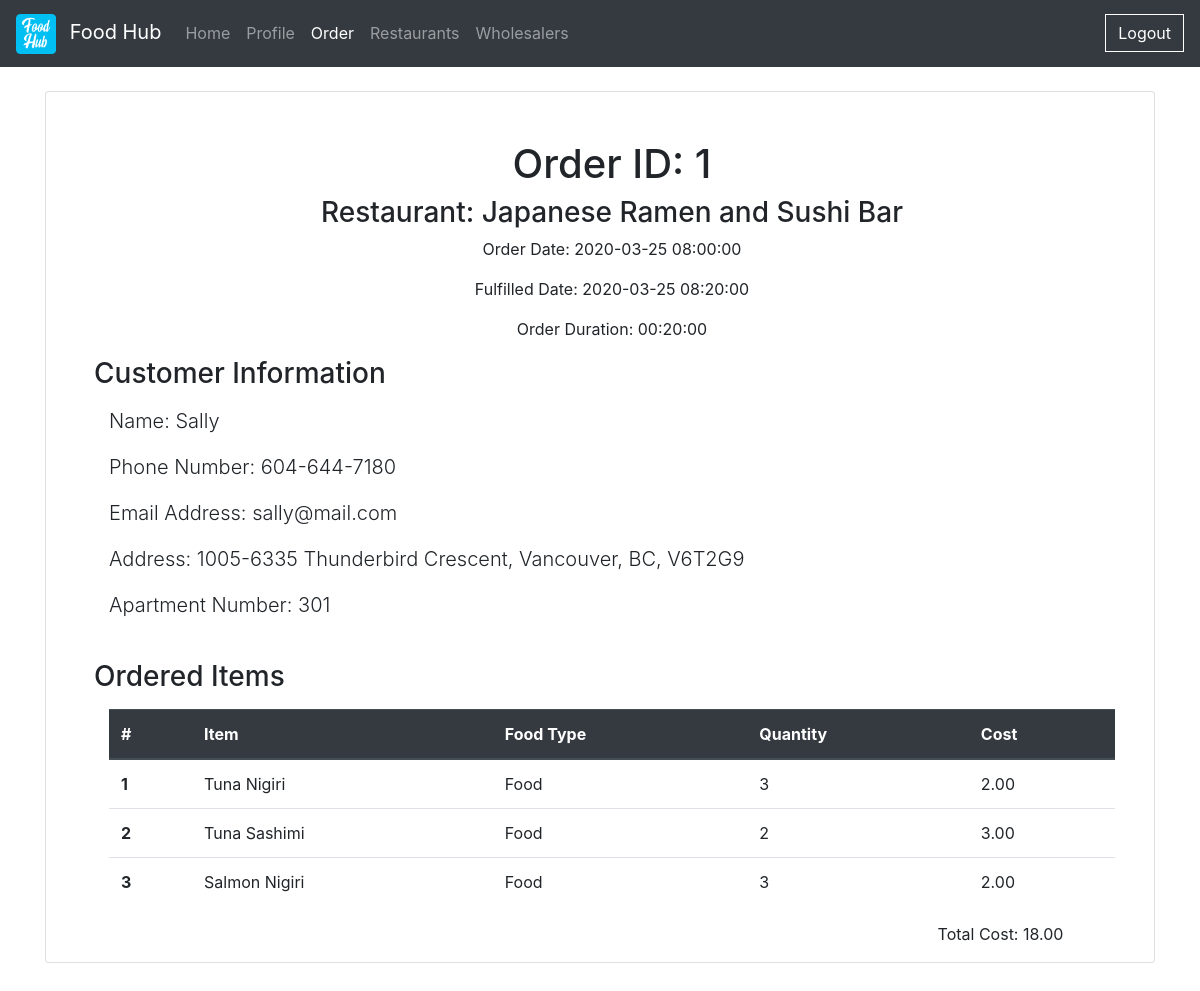
Page /foodorder.php?ID=1 (signed in) on the committed database.
### tables this page shows
CREATE TABLE IF NOT EXISTS `foodorder` (
  `OID` int(11) NOT NULL AUTO_INCREMENT,
  `CustomerUID` int(11) DEFAULT NULL,
  `RestaurantUID` int(11) DEFAULT NULL,
  `OrderDate` datetime NOT NULL,
  `FulfilledDate` datetime NOT NULL,
  PRIMARY KEY (`OID`),
  KEY `CustomerUID` (`CustomerUID`),
  KEY `RestaurantUID` (`RestaurantUID`),
  KEY `OrderDate` (`OrderDate`,`FulfilledDate`)
);

CREATE TABLE IF NOT EXISTS `restaurant` (
  `UID` int(11) NOT NULL AUTO_INCREMENT,
  `AID` int(11) NOT NULL,
  `Name` varchar(32) NOT NULL,
  `PhoneNumber` varchar(11) NOT NULL,
  `EmailAddress` varchar(64) NOT NULL,
  `Password` varchar(64) DEFAULT NULL,
  PRIMARY KEY (`UID`),
  UNIQUE KEY `EmailAddress` (`EmailAddress`),
  KEY `AID` (`AID`)
);

CREATE TABLE IF NOT EXISTS `orderduration` (
  `OrderDate` datetime NOT NULL,
  `FulfilledDate` datetime NOT NULL DEFAULT '1000-01-01 00:00:00',
  `OrderDuration` int(11) NOT NULL DEFAULT '-1',
  PRIMARY KEY (`OrderDate`,`FulfilledDate`)
);

CREATE TABLE IF NOT EXISTS `customer` (
  `UID` int(11) NOT NULL AUTO_INCREMENT,
  `AID` int(11) NOT NULL,
  `Name` varchar(32) NOT NULL,
  `PhoneNumber` varchar(11) NOT NULL,
  `EmailAddress` varchar(64) NOT NULL,
  `Password` varchar(64) DEFAULT NULL,
  PRIMARY KEY (`UID`),
  UNIQUE KEY `EmailAddress` (`EmailAddress`),
  KEY `AID` (`AID`)
);

CREATE TABLE IF NOT EXISTS `address` (
  `AID` int(11) NOT NULL AUTO_INCREMENT,
  `Street` varchar(32) DEFAULT NULL,
  `HouseNumber` int(11) NOT NULL,
  `ApartmentNumber` int(11) NOT NULL DEFAULT '-1',
  `PostalCode` char(6) NOT NULL,
  PRIMARY KEY (`AID`),
  KEY `PostalCode` (`PostalCode`)
);

CREATE TABLE IF NOT EXISTS `postalcode` (
  `PostalCode` char(6) NOT NULL,
  `Province` enum('BC','AB','SK','MB','ON','QC','NL','NS','PE','NB','NT','YT','NU') DEFAULT NULL,
  `City` varchar(32) DEFAULT NULL,
  PRIMARY KEY (`PostalCode`)
);

CREATE TABLE IF NOT EXISTS `foodorderitems` (
  `OID` int(11) NOT NULL,
  `UID` int(11) NOT NULL,
  `IID` int(11) NOT NULL,
  `Amount` int(11) NOT NULL,
  PRIMARY KEY (`OID`,`UID`,`IID`),
  KEY `UID` (`UID`,`IID`)
);

CREATE TABLE IF NOT EXISTS `menuitem` (
  `UID` int(11) NOT NULL,
  `IID` int(11) NOT NULL,
  `Name` varchar(32) NOT NULL,
  `Price` decimal(10,2) DEFAULT NULL,
  `FoodType` enum('Dessert','Food','Drink') DEFAULT NULL,
  PRIMARY KEY (`UID`,`IID`)
);

### includes/foodorder.inc.php (the view, shortened to what this page needs)
<?php
    if (isset($_GET["ID"])) {
        $sql = "SELECT customer.Name AS CustomerName,
                customer.PhoneNumber,
                customer.EmailAddress,
                restaurant.Name AS RestaurantName,
                restaurant.UID,
                address.Street,
                address.HouseNumber,
                address.ApartmentNumber,
                address.PostalCode,
                postalcode.Province,
                postalcode.City,
                foodorder.OID,
                foodorder.OrderDate,
                foodorder.FulfilledDate,
                orderduration.OrderDuration
            FROM foodorder
            INNER JOIN orderduration ON foodorder.OrderDate=orderduration.OrderDate AND foodOrder.FulfilledDate=orderduration.FulfilledDate
            INNER JOIN restaurant ON restaurant.UID=foodorder.RestaurantUID
            INNER JOIN customer ON customer.UID=foodorder.CustomerUID
            INNER JOIN address ON customer.AID=address.AID
            INNER JOIN postalcode ON address.PostalCode=postalcode.PostalCode
            WHERE foodorder.OID=? AND foodorder.";
        if ($_SESSION["AccountType"] === "Customer") {
            $sql .= "CustomerUID=?";
        } else if ($_SESSION["AccountType"] === "Restaurant") {
            $sql .= "RestaurantUID=?";
        }
        $stmt = mysqli_stmt_init($mysqli);
        if (!mysqli_stmt_prepare($stmt, $sql)) {
            header("Location: ./profile.php?error=sqlerror1");
            exit();
        } else {
            mysqli_stmt_bind_param($stmt, "ii", $_GET["ID"], $_SESSION["UID"]);
            mysqli_stmt_execute($stmt);
            $results = mysqli_stmt_get_result($stmt);
            $result = mysqli_fetch_assoc($results);
            echo '<div class="container card mt-4">
                    <div class="order-template">
                        <h1 style="text-align: center;">Order ID: '.$result["OID"].'</h1>
                        <h3 style="text-align: center; text: #ffffff;"><a class="plain-anchor" href="../restaurant.php?ID='.$result["UID"].'">Restaurant: '.$result["RestaurantName"].'</a></h3>
                        <p style="text-align: center;">Order Date: '.$result["OrderDate"].'</p>
                        <p style="text-align: center;">Fulfilled Date: ';
            if ($result["FulfilledDate"] === "1000-01-01 00:00:00") {
                $isFulfilled = false;
                echo 'In Progress</p>';
            } else {
                echo ''.$result["FulfilledDate"].'</p>';
            }
            $timeFormat = "";
            if ($result["OrderDuration"] < 0) {
                $timeFormat = "-";
            } else {
                $hours = floor($result["OrderDuration"] / 3600);
                $mins = floor($result["OrderDuration"] / 60 % 60);
                $secs = floor($result["OrderDuration"] % 60);
                $timeFormat = sprintf('%02d:%02d:%02d', $hours, $mins, $secs);
            }
                        echo '<p style="text-align: center;">Order Duration: '.$timeFormat.'</p>
                        <div class="row">
                            <h3>Customer Information</h3>
                            <hr class="my-4">
                        </div>
                        <div class="row">
                            <div class="col"><p class="lead">Name: '.$result["CustomerName"].'</p></div>
                        </div>
                        <div class="row">
                            <div class="col"><p class="lead">Phone Number: '.preg_replace("/^(\d{3})(\d{3})(\d{4})$/", "$1-$2-$3", $result["PhoneNumber"]).'</p></div>
                        </div>
                        <div class="row">
                            <div class="col"><p class="lead">Email Address: '.$result["EmailAddress"].'</p></div>
                        </div>
                        <div class="row">
                            <div class="col"><p class="lead">Address: '.$result["HouseNumber"].'-'.$result["Street"].', '.$result["City"].', '.$result["Province"].', '.$result["PostalCode"].'</div>
                        </div>
                        <div class="row">
                            <div class="col"><p class="lead">Apartment Number: '.$result["ApartmentNumber"].'</div>
                        </div>
                        <div class="row pt-4">
                            <h3>Ordered Items</h3>
                            <hr class="my-4">
                        </div>
                        <table class="table" id="order-items">
                            <thead class="thead-dark">
                            <tr>
                                <th>#</th>
                                <th>Item</th>
                                <th>Food Type</th>
                                <th>Quantity</th>
                                <th>Cost</th>
                            </tr>
                            </thead>
                            <tbody>';
            $sql = "SELECT foodorderitems.UID, foodorderitems.Amount, menuitem.Name, menuitem.Price, menuitem.FoodType
                    FROM foodorderitems
                    INNER JOIN menuitem ON foodorderitems.UID=menuitem.UID AND foodorderitems.IID=menuitem.IID
                    WHERE OID=?";
            $stmt = mysqli_stmt_init($mysqli);
            $totalprice = 0.00;
            if (!mysqli_stmt_prepare($stmt, $sql)) {
                header("Location: ./profile.php?error=sqlerror2");
                exit();
            } else {
                mysqli_stmt_bind_param($stmt, "i", $_GET["ID"]);
                mysqli_stmt_execute($stmt);
                $results = mysqli_stmt_get_result($stmt);
                $orderNumber = 1;
                while ($rows = mysqli_fetch_assoc($results)) {
                    echo'
                    <tr>
                        <th scape="row">' . $orderNumber . '</th>
                        <td>' . $rows["Name"] . '</td>
                        <td>' . $rows["FoodType"] . '</td>
                        <td>' . $rows["Amount"] . '</td>
                        <td>' . $rows["Price"] . '</td>
                    </tr>
                    ';
                    $orderNumber += 1;
                    $totalprice += $rows["Price"] * $rows["Amount"];
                };
            }
            settype($totalprice, "double");
            echo '</tbody></table>
                  <div class="row">
                    <div class="col-9"></div>
                    <div class="col-3"><p style="text-align: center;">Total Cost: '.number_format((float)$totalprice, 2, '.', '').'</p></div>
                  </div>';
            echo '</div></div>';
        }
    } else {
        header("Location: ../index.php");
        exit();
    }
?>

### public/stylesheets/style.css (style rules this page uses)
body:after { display:none; content: url("../images/landing/RestaurantLandingGrey.png") url("../images/landing/WholesalerLandingGrey.png") url("../images/landing/CustomerLandingGrey.png"); }
.order-template { padding: 3rem 1.5rem 0rem 3rem; }
.plain-anchor { display: block; color: inherit; }

### rows in the picture
foodorder: OID "1", RestaurantUID.Name "Japanese Ramen and Sushi Bar", OrderDate "2020-03-25 08:00:00", FulfilledDate "2020-03-25 08:20:00", orderduration.OrderDuration "00:20:00", CustomerUID.Name "Sally", CustomerUID.PhoneNumber "604-644-7180", CustomerUID.EmailAddress "sally@mail.com", address.HouseNumber "1005", address.Street "6335 Thunderbird Crescent", postalcode.City "Vancouver", postalcode.Province "BC", address.PostalCode "V6T2G9", address.ApartmentNumber "301"
foodorderitems: menuitem.Name "Tuna Nigiri", menuitem.FoodType "Food", Amount "3", menuitem.Price "2.00"
foodorderitems: menuitem.Name "Tuna Sashimi", menuitem.FoodType "Food", Amount "2", menuitem.Price "3.00"
foodorderitems: menuitem.Name "Salmon Nigiri", menuitem.FoodType "Food", Amount "3", menuitem.Price "2.00"

### other values in the picture
$totalprice "18.00"
